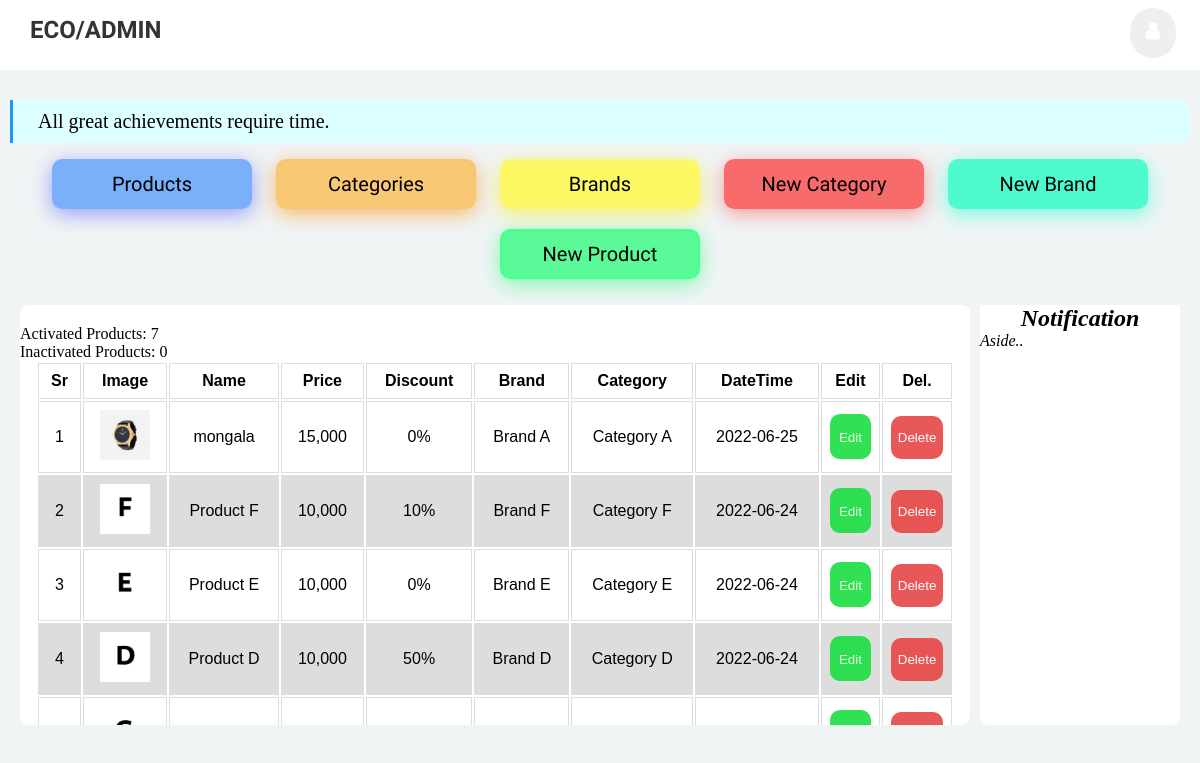
/AdminProducts (signed in), run on the app's committed database.
### pet_shop/products/models.py (models this page shows, shortened)
class NewProduct(db.Model):
    __tablename__ = 'newproduct'
    __searchable__ = ['name', "desc"]
    id = db.Column(db.Integer, primary_key=True)
    name = db.Column(db.String(80), nullable=False)
    image_1 = db.Column(db.String(150), nullable=False, default='default.png')
    image_2 = db.Column(db.String(150), nullable=False, default='default.png')
    image_3 = db.Column(db.String(150), nullable=False, default='default.png')
    price = db.Column(db.Numeric(precision=8, asdecimal=False, decimal_return_scale=None), nullable=False)
    discount = db.Column(db.Integer, default=0)
    stock = db.Column(db.Integer, nullable=False)
    colors = db.Column(db.Text, nullable=False, default="gjkgkj")
    desc = db.Column(db.Text, nullable=False, default="ghjgk")
    pub_date = db.Column(db.DateTime, nullable=False, default=datetime.utcnow)
    category_id = db.Column(db.Integer, db.ForeignKey('category.id'),nullable=False)
    category = db.relationship('CategoryName',backref=db.backref('categories', lazy=True))
    brand_id = db.Column(db.Integer, db.ForeignKey('brand.id'),nullable=False)
    brand = db.relationship('BrandName',backref=db.backref('brands', lazy=True))
    user_id = db.Column(db.Integer, db.ForeignKey('users.id'), nullable=False)
    @app.template_filter()
    def numberFormat(value):
        return format(int(value), ',d')

class BrandName(db.Model):
    __tablename__ = 'brand'
    id = db.Column(db.Integer, primary_key=True)
    name = db.Column(db.String(30), unique=True, nullable=False)
    user_id = db.Column(db.Integer, db.ForeignKey('users.id'), nullable=False)
    pub_date = db.Column(db.DateTime, nullable=False, default=datetime.utcnow)

class CategoryName(db.Model):
    __tablename__ = 'category'
    id = db.Column(db.Integer, primary_key=True)
    name = db.Column(db.String(30), unique=True, nullable=False)
    user_id = db.Column(db.Integer, db.ForeignKey('users.id'), nullable=False)
    pub_date = db.Column(db.DateTime, nullable=False, default=datetime.utcnow)

### pet_shop/products/routes.py (the view)
@app.route('/AdminProducts', methods=['GET', 'POST'])
def AdminProducts():
    products = NewProduct.query.filter_by(user_id=current_user.id)\
        .order_by(NewProduct.pub_date.desc()).all()
    products_in_stock = NewProduct.query.filter(NewProduct.stock > 0).count()
    products_not_in_stock = NewProduct.query.filter(NewProduct.stock < 1).count()
    return render_template('products.html',products_in_stock=products_in_stock, products_not_in_stock=products_not_in_stock, products=products)

### pet_shop/admin/models.py (called while the page is built)
@login_manager.user_loader
def load_user(user_id):
    return User.query.get(int(user_id))

### pet_shop/templates/products.html (shortened to what this page needs)
{% extends 'layout.html' %}
{% block content %}
<main>
<p>Activated Products: {{products_in_stock}}</p>
<p>Inactivated Products: {{products_not_in_stock}}</p>
        <table class="table tbale-sm">
            <thead>
            <tr>
                <th>Sr</th>
                <th>Image</th>
                <th>Name</th>
                <th>Price</th>
                <th>Discount</th>
                <th>Brand</th>
                <th>Category</th>
                <th>DateTime</th>
                <th>Edit</th>
                <th>Del.</th>
             </tr>
            </thead>
            <tbody>
          {% for product in products %}
            <tr>
    <td>{{loop.index}}</td>
    <td> <img src="{{url_for('static', filename='images/product_img/' + product.image_1)}}"  width="50" height="50" alt="img"></td>
            <td class="productname"><a href="{{url_for('product', product_id=product.id)}}">{{ product.name }}</a></td>
            <td>{{ product.price | numberFormat }}</td>
            <td>{{ product.discount }}%</td>
            <td class="brandname"><a href="{{ url_for('Brands') }}">{{product.brand.name}}</a></td>
            <td class="categoryname"><a href="{{ url_for('Categories') }}">{{product.category.name}}</a></td>
            <td>{{ product.pub_date.strftime('%Y-%m-%d') }}</td>
    <td><a href="{{url_for('Update_Product', product_id=product.id) }}" class="edit-buttons"><button class="edit-buttons">Edit</button></a></td>
    <td>
      <button class="dialog-buttons" onclick="document.getElementById('id01-{{product.id}}').style.display='block'" type="button">Delete</button>
    </td>
</tr>
{% endfor %}
  </tbody>
  </table>
</main>
{% endblock content %}

### pet_shop/static/css/admin.css (style rules this page uses)
* { margin:0; padding:0; text-decoration: none; list-style: none; }
body { background-color: #F4F7FA; background-color: #f0f4f5; height: auto; }
main, aside { flex:0 100%; height:400px; }
main { background: #ffffff; padding-top: 20px; flex: 1 1 0px; overflow: scroll; border-radius: 8px; }
@media (max-width: 1341px) { main { flex: 1 1 0px; gin-left: 10px; } }
table { font-family: arial, sans-serif; padding: 0 16px; width: 100%; }
td, th { border: 1px solid #dddddd; text-align: center; padding: 8px; }
tr:nth-child(even) { background-color: #dddddd; }
.brandname { color: black; transition: 2s; transition-timing-function: ease; cursor: pointer; }
.brandname a { color: black; list-style: none; text-decoration: none; }
.categoryname { color: black; transition: 2s; transition-timing-function: ease; cursor: pointer; }
.categoryname a { color: black; list-style: none; text-decoration: none; }
.productname { color: black; transition: 2s; transition-timing-function: ease; cursor: pointer; }
.productname a { color: black; list-style: none; text-decoration: none; }
.edit-buttons { background-color: #1adf41; color: white; padding: 14px 0px; border: none; cursor: pointer; width: 100%; opacity: 0.9; border-radius: 10px; }
.dialog-buttons { background-color: #e74646; color: white; padding: 14px 0px; border: none; cursor: pointer; width: 100%; opacity: 0.9; border-radius: 10px; }

### data on the page
NewProduct: image_1 (picture), name "mongala", price|numberFormat "15,000", discount "0", brand.name "Brand A", category.name "Category A", pub_date "2022-06-25"
NewProduct: image_1 (picture), name "Product F", price|numberFormat "10,000", discount "10", brand.name "Brand F", category.name "Category F", pub_date "2022-06-24"
NewProduct: image_1 (picture), name "Product E", price|numberFormat "10,000", discount "0", brand.name "Brand E", category.name "Category E", pub_date "2022-06-24"
NewProduct: image_1 (picture), name "Product D", price|numberFormat "10,000", discount "50", brand.name "Brand D", category.name "Category D", pub_date "2022-06-24"
NewProduct: image_1 (picture)

### other printed values
{{ products_in_stock }} "7"
{{ products_not_in_stock }} "0"
